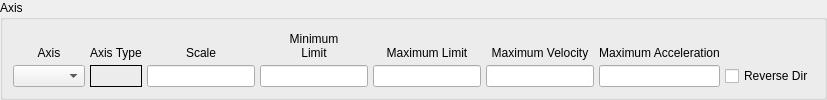
             <widget class="QGroupBox" name="jointAxisGroup_0">
              <property name="sizePolicy">
               <sizepolicy hsizetype="Preferred" vsizetype="Preferred">
                <horstretch>0</horstretch>
                <verstretch>0</verstretch>
               </sizepolicy>
              </property>
              <property name="styleSheet">
               <string notr="true"/>
              </property>
              <property name="title">
               <string>Axis</string>
              </property>
              <layout class="QGridLayout" name="gridLayout_4">
               <property name="leftMargin">
                <number>10</number>
               </property>
               <property name="topMargin">
                <number>10</number>
               </property>
               <property name="rightMargin">
                <number>10</number>
               </property>
               <property name="bottomMargin">
                <number>10</number>
               </property>
               <property name="spacing">
                <number>5</number>
               </property>
               <item row="1" column="1">
                <widget class="QLabel" name="axisType_0">
                 <property name="frameShape">
                  <enum>QFrame::Box</enum>
                 </property>
                 <property name="text">
                  <string/>
                 </property>
                </widget>
               </item>
               <item row="1" column="7">
                <widget class="QLineEdit" name="maxAccel_0">
                 <property name="alignment">
                  <set>Qt::AlignRight|Qt::AlignTrailing|Qt::AlignVCenter</set>
                 </property>
                </widget>
               </item>
               <item row="1" column="0">
                <widget class="QComboBox" name="axisCB_0"/>
               </item>
               <item row="0" column="4">
                <widget class="QLabel" name="label_62">
                 <property name="text">
                  <string>&lt;html&gt;&lt;head/&gt;&lt;body&gt;&lt;p&gt;Minimum&lt;br/&gt;Limit&lt;/p&gt;&lt;/body&gt;&lt;/html&gt;</string>
                 </property>
                 <property name="alignment">
                  <set>Qt::AlignBottom|Qt::AlignHCenter</set>
                 </property>
                 <property name="wordWrap">
                  <bool>true</bool>
                 </property>
                </widget>
               </item>
               <item row="0" column="0">
                <widget class="QLabel" name="label_43">
                 <property name="text">
                  <string>Axis</string>
                 </property>
                 <property name="alignment">
                  <set>Qt::AlignBottom|Qt::AlignHCenter</set>
                 </property>
                </widget>
               </item>
               <item row="1" column="4">
                <widget class="QLineEdit" name="minLimit_0">
                 <property name="alignment">
                  <set>Qt::AlignRight|Qt::AlignTrailing|Qt::AlignVCenter</set>
                 </property>
                </widget>
               </item>
               <item row="1" column="5">
                <widget class="QLineEdit" name="maxLimit_0">
                 <property name="alignment">
                  <set>Qt::AlignRight|Qt::AlignTrailing|Qt::AlignVCenter</set>
                 </property>
                </widget>
               </item>
               <item row="0" column="5">
                <widget class="QLabel" name="label_67">
                 <property name="text">
                  <string>Maximum Limit</string>
                 </property>
                 <property name="textFormat">
                  <enum>Qt::AutoText</enum>
                 </property>
                 <property name="alignment">
                  <set>Qt::AlignBottom|Qt::AlignHCenter</set>
                 </property>
                 <property name="wordWrap">
                  <bool>true</bool>
                 </property>
                </widget>
               </item>
               <item row="0" column="6">
                <widget class="QLabel" name="label_72">
                 <property name="text">
                  <string>Maximum Velocity</string>
                 </property>
                 <property name="alignment">
                  <set>Qt::AlignBottom|Qt::AlignHCenter</set>
                 </property>
                 <property name="wordWrap">
                  <bool>true</bool>
                 </property>
                </widget>
               </item>
               <item row="1" column="6">
                <widget class="QLineEdit" name="maxVelocity_0">
                 <property name="alignment">
                  <set>Qt::AlignRight|Qt::AlignTrailing|Qt::AlignVCenter</set>
                 </property>
                </widget>
               </item>
               <item row="0" column="2">
                <widget class="QLabel" name="label_45">
                 <property name="text">
                  <string>Scale</string>
                 </property>
                 <property name="alignment">
                  <set>Qt::AlignBottom|Qt::AlignHCenter</set>
                 </property>
                </widget>
               </item>
               <item row="0" column="7">
                <widget class="QLabel" name="label_73">
                 <property name="text">
                  <string>Maximum Acceleration</string>
                 </property>
                 <property name="alignment">
                  <set>Qt::AlignBottom|Qt::AlignHCenter</set>
                 </property>
                 <property name="wordWrap">
                  <bool>true</bool>
                 </property>
                </widget>
               </item>
               <item row="0" column="1">
                <widget class="QLabel" name="label_4">
                 <property name="text">
                  <string>Axis Type</string>
                 </property>
                 <property name="alignment">
                  <set>Qt::AlignBottom|Qt::AlignLeading|Qt::AlignLeft</set>
                 </property>
                </widget>
               </item>
               <item row="1" column="2">
                <widget class="QLineEdit" name="scale_0"/>
               </item>
               <item row="1" column="8">
                <widget class="QCheckBox" name="reverse_0">
                 <property name="text">
                  <string>Reverse Dir</string>
                 </property>
                </widget>
               </item>
              </layout>
             </widget>
